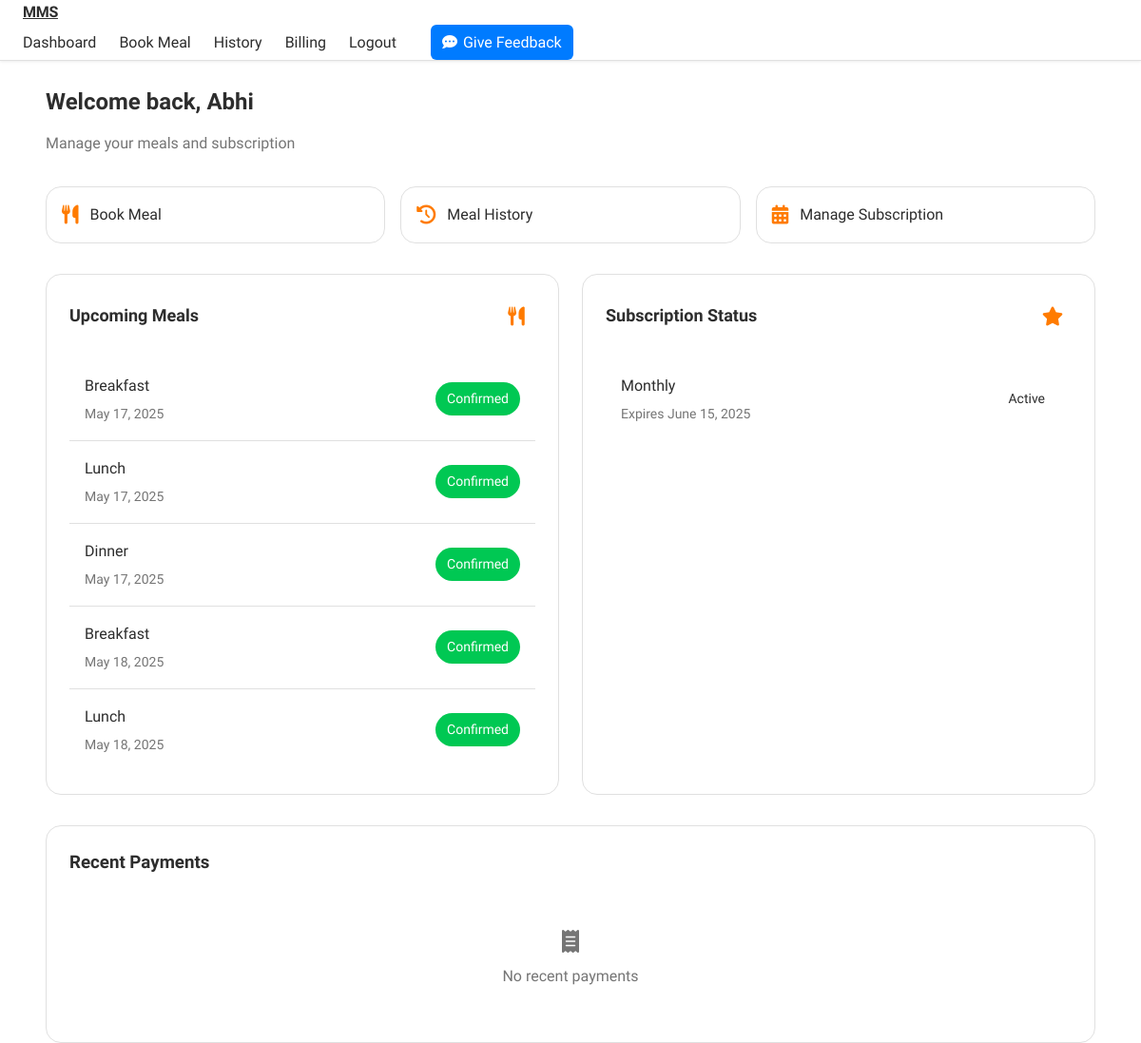
/dashboard (signed in), run on the app's committed database.
### models.py (models this page shows, shortened)
class User(UserMixin, db.Model):
    __tablename__ = 'users'
    id = db.Column(db.Integer, primary_key=True)
    username = db.Column(db.String(80), unique=True, nullable=False)
    email = db.Column(db.String(120), unique=True, nullable=False)
    password_hash = db.Column(db.String(128))
    role = db.Column(db.String(20), default='student')
    created_at = db.Column(db.DateTime, default=datetime.utcnow)
    last_login = db.Column(db.DateTime)
    is_active = db.Column(db.Boolean, default=False)
    email_verified = db.Column(db.Boolean, default=False)
    meals = db.relationship('Meal', backref='user', lazy=True)
    subscriptions = db.relationship('Subscription', backref='user', lazy=True)
    payments = db.relationship('Payment', backref='user', lazy=True)

class Meal(db.Model):
    __tablename__ = 'meals'
    id = db.Column(db.Integer, primary_key=True)
    user_id = db.Column(db.Integer, db.ForeignKey('users.id'), nullable=False)
    meal_type = db.Column(db.String(20), nullable=False)  # breakfast, lunch, dinner
    meal_date = db.Column(db.DateTime, nullable=False)
    status = db.Column(db.String(20), default='pending')  # pending, confirmed, cancelled
    payment_status = db.Column(db.String(20), default='unpaid')  # unpaid, paid, refunded
    dietary_preferences = db.Column(db.String(200))
    created_at = db.Column(db.DateTime, default=datetime.utcnow)
    subscription_id = db.Column(db.Integer, db.ForeignKey('subscriptions.id'), nullable=True)

class Subscription(db.Model):
    __tablename__ = 'subscriptions'
    id = db.Column(db.Integer, primary_key=True)
    user_id = db.Column(db.Integer, db.ForeignKey('users.id'), nullable=False)
    plan_type = db.Column(db.String(20), nullable=False)  # weekly, monthly
    start_date = db.Column(db.DateTime, nullable=False)
    end_date = db.Column(db.DateTime, nullable=False)
    status = db.Column(db.String(20), default='active')  # active, expired, cancelled
    stripe_subscription_id = db.Column(db.String(100), unique=True)
    created_at = db.Column(db.DateTime, default=datetime.utcnow)
    meals = db.relationship('Meal', backref='subscription', lazy=True)

### routes/main.py (the view)
@main_bp.route('/dashboard')
@login_required
def dashboard():
    active_subscription = Subscription.query.filter(
        and_(
            Subscription.user_id == current_user.id,
            Subscription.status == 'active',
            Subscription.end_date > datetime.utcnow()
        )
    ).first()
    upcoming_meals = Meal.query.filter(
        and_(
            Meal.user_id == current_user.id,
            Meal.meal_date > datetime.utcnow(),
            Meal.status != 'cancelled'
        )
    ).order_by(Meal.meal_date).limit(5).all()
    recent_payments = Payment.query.filter_by(user_id=current_user.id)\
        .order_by(Payment.created_at.desc())\
        .limit(5)\
        .all()
    return render_template('main/dashboard.html',
                           subscription=active_subscription,
                           upcoming_meals=upcoming_meals,
                           recent_payments=recent_payments)

### app.py (called while the page is built)
@login_manager.user_loader
def load_user(user_id):
    return User.query.get(int(user_id))

@app.before_request
def before_request():
    if current_user.is_authenticated:
        current_user.last_login = datetime.utcnow()
        db.session.commit()

### templates/main/dashboard.html (shortened to what this page needs)
{% extends "base.html" %} {% block title %}Dashboard - ODMS{% endblock %}  {% block content %}
<div class="container">
  <div class="dashboard-header">
    <h1 class="dashboard-title">Welcome back, {{ current_user.username }}</h1>
    <p class="dashboard-subtitle">Manage your meals and subscription</p>
  </div>
  <div class="quick-actions">
    <a href="{{ url_for('main.meal_booking') }}" class="action-btn">
      <i class="fas fa-utensils"></i>
      <span>Book Meal</span>
    </a>
    <a href="{{ url_for('main.meal_history') }}" class="action-btn">
      <i class="fas fa-history"></i>
      <span>Meal History</span>
    </a>
    {% if subscription %}
    <a href="#" class="action-btn">
      <i class="fas fa-calendar-alt"></i>
      <span>Manage Subscription</span>
    </a>
    {% endif %}
  </div>
  <div class="dashboard-grid">
    <div class="dashboard-card">
      <div class="card-header">
        <h2 class="card-title">Upcoming Meals</h2>
        <div class="card-icon">
          <i class="fas fa-utensils"></i>
        </div>
      </div>
      {% if upcoming_meals %}
      <div class="list-container">
        {% for meal in upcoming_meals %}
        <div class="list-item">
          <div class="item-info">
            <span class="item-title">{{ meal.meal_type|title }}</span>
            <span class="item-subtitle"
              >{{ meal.meal_date.strftime('%B %d, %Y') }}</span
            >
          </div>
          <span class="status-badge status-{{ meal.status }}"
            >{{ meal.status|title }}</span
          >
        </div>
        {% endfor %}
      </div>
      {% else %}
      <div class="empty-state">
        <i class="fas fa-calendar-xmark"></i>
        <p>No upcoming meals scheduled</p>
      </div>
      {% endif %}
    </div>
    <div class="dashboard-card">
      <div class="card-header">
        <h2 class="card-title">Subscription Status</h2>
        <div class="card-icon">
          <i class="fas fa-star"></i>
        </div>
      </div>
      {% if subscription %}
      <div class="list-container">
        <div class="list-item">
          <div class="item-info">
            <span class="item-title">{{ subscription.plan_type|title }}</span>
            <span class="item-subtitle"
              >Expires {{ subscription.end_date.strftime('%B %d, %Y') }}</span
            >
          </div>
          <span class="status-badge status-{{ subscription.status }}"
            >{{ subscription.status|title }}</span
          >
        </div>
      </div>
      {% endif %}
    </div>
  </div>
  <div class="dashboard-card">
    <div class="card-header">
      <h3>Recent Payments</h3>
    </div>
    {% if recent_payments %}
    <div class="list">
      {% for payment in recent_payments %}
      <div class="list-item">
        <div class="item-info">
          <span class="item-title"
            >${{ "%.2f"|format(payment.amount/100) }}</span
          >
          <span class="item-subtitle"
            >{{ payment.created_at.strftime('%B %d, %Y') }}</span
          >
        </div>
        <span class="status-badge status-{{ payment.status }}"
          >{{ payment.status|title }}</span
        >
      </div>
      {% endfor %}
    </div>
    {% else %}
    <div class="empty-state">
      <i class="fas fa-receipt"></i>
      <p>No recent payments</p>
    </div>
    {% endif %}
  </div>
</div>
{% endblock %}

### static/css/apple.css (style rules this page uses)
:root { --primary-color: #ff7b00; --secondary-color: #4a4a4a; --success-color: #00c853; --danger-color: #ff3d00; --warning-color: #ffa000; --info-color: #00b0ff; --background: #ffffff; --card-background: #ffffff; --text-primary: #2d2d2d; --text-secondary: #757575; --border-color: #e0e0e0; --font-family: 'Inter', -apple-system, BlinkMacSystemFont, sans-serif; --font-size-xs: 0.75rem; --font-size-sm: 0.875rem; --font-size-base: 1rem; --font-size-lg: 1.125rem; --font-size-xl: 1.25rem; --font-size-2xl: 1.5rem; --spacing-xs: 0.375rem; --spacing-sm: 0.75rem; --spacing-md: 1rem; --spacing-lg: 1.5rem; --spacing-xl: 2rem; --nav-height: 64px; --container-max-width: 1280px; --border-radius-sm: 8px; --border-radius-md: 12px; --border-radius-lg: 16px; --border-radius-full: 9999px; }
body { background-color: var(--background); font-family: var(--font-family); -webkit-font-smoothing: antialiased; -moz-osx-font-smoothing: grayscale; line-height: 1.6; color: var(--text-primary); }
.container { max-width: var(--container-max-width); margin: 0 auto; padding: 0 var(--spacing-lg); }
.status-badge { padding: var(--spacing-xs) var(--spacing-sm); border-radius: var(--border-radius-full); font-size: var(--font-size-sm); font-weight: 600; }
.status-confirmed { background: var(--success-color); color: white; }
.list-item { display: flex; justify-content: space-between; align-items: center; padding: var(--spacing-md); border-bottom: 1px solid var(--border-color); transition: background-color 0.2s ease; }
.list-item:last-child { border-bottom: none; }

### templates/base.html (style rules this page uses)
* { margin: 0; padding: 0; box-sizing: border-box; }
body { font-family: "SF Pro Display", -apple-system, BlinkMacSystemFont, sans-serif; padding-top: calc(var(--nav-height) + var(--spacing-lg)); min-height: 100vh; background: var(--background); color: var(--text-primary); }
.container { max-width: var(--container-max-width); margin: 0 auto; padding: 0 var(--spacing-lg); }

### data on the page
User: username "Abhi"
Meal: meal_type "Breakfast", meal_date "May 17, 2025", status "Confirmed"
Meal: meal_type "Lunch", meal_date "May 17, 2025", status "Confirmed"
Meal: meal_type "Dinner", meal_date "May 17, 2025", status "Confirmed"
Meal: meal_type "Breakfast", meal_date "May 18, 2025", status "Confirmed"
Meal: meal_type "Lunch", meal_date "May 18, 2025", status "Confirmed"
Subscription: plan_type "Monthly", end_date "June 15, 2025", status "Active"
